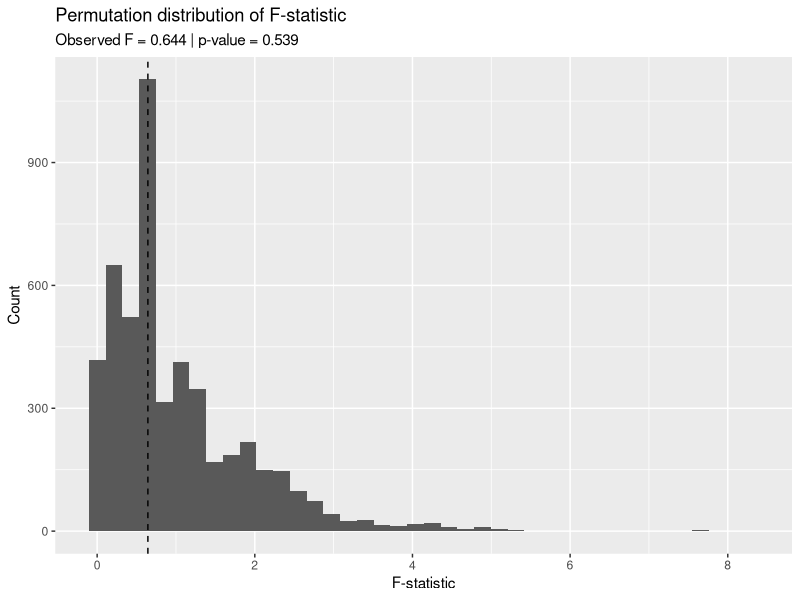

Source code (R):
## ---- chunk 1
knitr::opts_chunk$set(echo = TRUE)
## ---- chunk 2
library(readr); library(dplyr)

df <- read_csv("school_shooting_db_20200316.csv", show_col_types = FALSE)

d <- df %>%
  mutate(
    T = as.numeric(`Total Injured/Killed Victims`),
    weekday = factor(`Day of week (formula)`, levels=c("Mon","Tue","Wed","Thu","Fri","Sat","Sun"))
  ) %>%
  filter(!is.na(T), !is.na(weekday)) %>%
  mutate(y = log1p(T))

y <- d$y
g <- as.integer(d$weekday)
G <- nlevels(d$weekday)
n <- length(y)

# hyperparams (weakly informative)
a_sig <- 2; b_sig <- 2
a_tau <- 2; b_tau <- 2
mu0_mean <- 0; mu0_sd <- 10

# init
mu_g <- tapply(y, g, mean)
mu0 <- mean(mu_g)
sig2 <- var(y)
tau2 <- var(mu_g)

S <- 4000
burn <- 1000

mu_g_save <- matrix(NA, nrow=S-burn, ncol=G)
mu0_save <- numeric(S-burn)
sig2_save <- numeric(S-burn)
tau2_save <- numeric(S-burn)

for (s in 1:S) {

  # 1) sample mu_g | rest  (normal)
  for (gg in 1:G) {
    idx <- which(g == gg)
    ng <- length(idx)
    ygbar <- mean(y[idx])

    v <- 1 / (ng/sig2 + 1/tau2)
    m <- v * (ng*ygbar/sig2 + mu0/tau2)
    mu_g[gg] <- rnorm(1, m, sqrt(v))
  }

  # 2) sample mu0 | rest (normal)
  v0 <- 1 / (G/tau2 + 1/mu0_sd^2)
  m0 <- v0 * (sum(mu_g)/tau2 + mu0_mean/mu0_sd^2)
  mu0 <- rnorm(1, m0, sqrt(v0))

  # 3) sample sig2 | rest (Inv-Gamma)
  rss <- sum((y - mu_g[g])^2)
  sig2 <- 1 / rgamma(1, shape = a_sig + n/2, rate = b_sig + rss/2)

  # 4) sample tau2 | rest (Inv-Gamma)
  rmu <- sum((mu_g - mu0)^2)
  tau2 <- 1 / rgamma(1, shape = a_tau + G/2, rate = b_tau + rmu/2)

  if (s > burn) {
    k <- s - burn
    mu_g_save[k,] <- mu_g
    mu0_save[k] <- mu0
    sig2_save[k] <- sig2
    tau2_save[k] <- tau2
  }
}

colnames(mu_g_save) <- levels(d$weekday)

# posterior summaries
post_ci <- apply(mu_g_save, 2, quantile, probs=c(0.025, 0.5, 0.975))
print(t(post_ci))

# Example: posterior prob Fri > Tue
p_fri_gt_tue <- mean(mu_g_save[,"Fri"] > mu_g_save[,"Tue"])
cat("P(mu_Fri > mu_Tue | data) =", p_fri_gt_tue, "\n")

# weekday effect strength
cat("Posterior median tau^2 =", median(tau2_save), "\n")

## ---- chunk 3
### ============================================
### 0. Read data and set up variables
### ============================================

# Read the CSV file; keep original column names (with spaces)
shoot <- read.csv("school_shooting_db_20200316.csv", check.names = FALSE)

# Create a simple shooter_type variable: "student" vs "nonstudent"
# We treat these categories as "student shooters"
student_levels <- c("Student",
                    "Former Student",
                    "Visiting Student",
                    "Students from Rival School")

shoot$shooter_type <- NA_character_
shoot$shooter_type[shoot$`Shooter's Affiliation with School` %in% student_levels] <- "student"
shoot$shooter_type[!(shoot$`Shooter's Affiliation with School` %in% student_levels) &
                     !is.na(shoot$`Shooter's Affiliation with School`)] <- "nonstudent"

# Keep only rows with non-missing fatalities and shooter_type
use_idx <- !is.na(shoot$`Killed (includes shooter)`) & !is.na(shoot$shooter_type)
dat <- shoot[use_idx, ]

# For convenience, define a shorter name for fatalities
dat$killed <- dat$`Killed (includes shooter)`


### ============================================
### 1. Bootstrap CI for Difference in Means
###    (Student shooters - Nonstudent shooters)
### ============================================

# Split into two groups
student_killed     <- dat$killed[dat$shooter_type == "student"]
nonstudent_killed  <- dat$killed[dat$shooter_type == "nonstudent"]

# Observed difference in means
obs_diff <- mean(student_killed) - mean(nonstudent_killed)
obs_diff

# Number of bootstrap resamples
B <- 10000
boot_diff <- numeric(B)

set.seed(406)  # Ensures reproducibility

# Bootstrap resampling procedure
for (b in 1:B) {

  # Resample within each group (sampling with replacement)
  boot_student     <- sample(student_killed, length(student_killed), replace = TRUE)
  boot_nonstudent  <- sample(nonstudent_killed, length(nonstudent_killed), replace = TRUE)

  # Record the mean difference for each iteration
  boot_diff[b] <- mean(boot_student) - mean(boot_nonstudent)
}

# Compute the bootstrap 95% CI using percentile method
boot_CI <- quantile(boot_diff, probs = c(0.025, 0.975))

# Print final results
cat("Observed Difference (Student - Nonstudent):", obs_diff, "\n")
cat("Bootstrap 95% CI:", boot_CI[1], "to", boot_CI[2], "\n")
## ---- chunk 4
### ============================================
### 0. Read data and set up variables (same as before)
### ============================================

shoot <- read.csv("school_shooting_db_20200316.csv", check.names = FALSE)

# Define which affiliations count as "student shooters"
student_levels <- c("Student",
                    "Former Student",
                    "Visiting Student",
                    "Students from Rival School")

shoot$shooter_type <- NA_character_
shoot$shooter_type[shoot$`Shooter's Affiliation with School` %in% student_levels] <- "student"
shoot$shooter_type[!(shoot$`Shooter's Affiliation with School` %in% student_levels) &
                     !is.na(shoot$`Shooter's Affiliation with School`)] <- "nonstudent"

# Keep only rows with non-missing fatalities and shooter_type
use_idx <- !is.na(shoot$`Killed (includes shooter)`) & !is.na(shoot$shooter_type)
dat <- shoot[use_idx, ]

# Convenience: create a short name for fatalities
dat$killed <- dat$`Killed (includes shooter)`


### ============================================
### 1. Observed difference in means
### ============================================

student_killed     <- dat$killed[dat$shooter_type == "student"]
nonstudent_killed  <- dat$killed[dat$shooter_type == "nonstudent"]

obs_diff <- mean(student_killed) - mean(nonstudent_killed)
cat("Observed Difference (Student - Nonstudent):", obs_diff, "\n")


### ============================================
### 2. Permutation Test (two-sided)
###     H0: mean_student = mean_nonstudent
### ============================================

set.seed(406)  # for reproducibility

B <- 10000                         # number of permutations
perm_diff <- numeric(B)            # store permuted differences

# Combine all fatalities into one vector
all_killed <- dat$killed
group      <- dat$shooter_type     # original labels

n_student    <- sum(group == "student")
n_nonstudent <- sum(group == "nonstudent")

for (b in 1:B) {
  # Permute group labels
  perm_labels <- sample(group, length(group), replace = FALSE)

  # Recompute group means under permuted labels
  perm_student     <- all_killed[perm_labels == "student"]
  perm_nonstudent  <- all_killed[perm_labels == "nonstudent"]

  perm_diff[b] <- mean(perm_student) - mean(perm_nonstudent)
}

# Two-sided p-value: how extreme the observed diff is under H0
p_value_two_sided <- mean(abs(perm_diff) >= abs(obs_diff))

# (Optional) One-sided p-value if you only care about "student > nonstudent"
p_value_one_sided <- mean(perm_diff >= obs_diff)

cat("Permutation test two-sided p-value:", p_value_two_sided, "\n")
cat("Permutation test one-sided p-value (student > nonstudent):", p_value_one_sided, "\n")
## ---- chunk 5
## ---- setup ----
library(dplyr)
library(MASS)      
library(ggplot2)   

dat_raw <- read.csv("school_shooting_db_20200316.csv",
                    stringsAsFactors = FALSE)
## ---- chunk 6
## ---- create variables ----
dat <- dat_raw %>%
  mutate(
    # total victims (killed + wounded)
    victim_count = `Total.Injured.Killed.Victims`,
    
    # numeric victim age (may contain NA)
    victim_age   = `Victim.s.age.s.`,
    
    # 4-group age variable 
    age_group = case_when(
      !is.na(victim_age) & victim_age >= 0  & victim_age <= 11 ~ "Elementary",
      !is.na(victim_age) & victim_age >= 12 & victim_age <= 14 ~ "Middle",
      !is.na(victim_age) & victim_age >= 15 & victim_age <= 18 ~ "High",
      !is.na(victim_age) & victim_age >= 19                   ~ "Adult",
      TRUE ~ NA_character_
    ),
    
    # missing-age indicator
    age_missing = if_else(is.na(victim_age), 1L, 0L)
  )

# make factors
dat <- dat %>%
  mutate(
    age_group   = factor(age_group,
                         levels = c("Elementary", "Middle", "High", "Adult")),
    age_missing = factor(age_missing, levels = c(0,1),
                         labels = c("ObservedAge", "MissingAge")),
    school_type = factor(`School.Type`)  # if you want to use it as a control
  )

table(dat$age_group, useNA = "ifany")
summary(dat$victim_count)
## ---- chunk 7
## ---- Method 1: Negative Binomial Regression (FIXED) ----

library(MASS)

# Use only rows with valid victim count and observed age group
dat_nb <- dat %>%
  filter(!is.na(victim_count), !is.na(age_group))

# Fit negative binomial regression (NO age_missing here)
fit_nb <- glm.nb(
  victim_count ~ age_group,
  data = dat_nb
)

# Model summary
summary(fit_nb)

# Incident Rate Ratios (exponentiated coefficients)
exp_coef <- exp(coef(fit_nb))
exp_ci   <- exp(confint(fit_nb))

exp_coef
exp_ci

# Optional: compare with Poisson
fit_pois <- glm(
  victim_count ~ age_group,
  data = dat_nb,
  family = poisson
)

AIC(fit_pois, fit_nb)
## ---- chunk 8
## ---- permutation test ----

set.seed(123)

dat_perm <- dat %>%
  filter(!is.na(age_group), !is.na(victim_count))

# observed test statistic: F-statistic from one-way ANOVA
fit_obs <- lm(victim_count ~ age_group, data = dat_perm)
anova_obs <- anova(fit_obs)
F_obs <- anova_obs$`F value`[1]
F_obs

# permutation distribution
B <- 5000  # number of permutations (increase if you want)
F_perm <- numeric(B)

for (b in seq_len(B)) {
  perm_group <- sample(dat_perm$age_group)  # shuffle labels
  
  fit_perm <- lm(victim_count ~ perm_group, data = dat_perm)
  F_perm[b] <- anova(fit_perm)$`F value`[1]
}

# permutation p-value (right tail)
p_perm <- mean(F_perm >= F_obs)
p_perm

# (optional) visualize permutation distribution
ggplot(data.frame(F_perm = F_perm), aes(x = F_perm)) +
  geom_histogram(bins = 40) +
  geom_vline(xintercept = F_obs, linetype = "dashed") +
  labs(title   = "Permutation distribution of F-statistic",
       subtitle = paste("Observed F =", round(F_obs, 3),
                        "| p-value =", signif(p_perm, 3)),
       x = "F-statistic", y = "Count")
